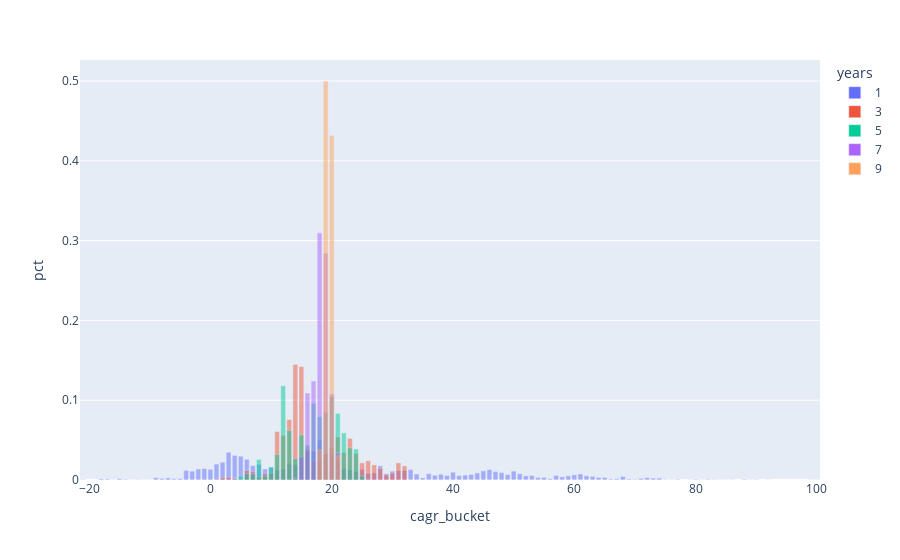

The notebook cell saved with this chart:
### Code cell
df_x['years'] = df_x['years'].astype(str)
px.bar(df_x, x='cagr_bucket', y='pct', color='years', barmode='overlay')

### Figure 1 — Plotly figure (JSON) as saved in the notebook; plotly's stock layout.template omitted (floating-point values rounded to 4 significant figures)
{"data": [{"alignmentgroup": "True", "hovertemplate": "years=1<br>cagr_bucket=%{x}<br>pct=%{y}<extra></extra>", "legendgroup": "1", "marker": {"color": "#636efa", "opacity": 0.5, "pattern": {"shape": ""}}, "name": "1", "offsetgroup": "1", "orientation": "v", "showlegend": true, "textposition": "auto", "type": "bar", "x": [-21, -18, -17, -16, -15, -14, -13, -12, -11, -10, -9, -8, -7, -6, -5, -4, -3, -2, -1, 0, 1, 2, 3, 4, 5, 6, 7, 8, 9, 10, 11, 12, 13, 14, 15, 16, 17, 18, 19, 20, 21, 22, 23, 24, 25, 26, 27, 28, 29, 30, 31, 32, 33, 34, 35, 36, 37, 38, 39, 40, 41, 42, 43, 44, 45, 46, 47, 48, 49, 50, 51, 52, 53, 54, 55, 56, 57, 58, 59, 60, 61, 62, 63, 64, 65, 66, 67, 68, 69, 70, 71, 72, 73, 74, 75, 76, 77, 79, 80, 81, 82, 83, 84, 85, 86, 88, 89, 90, 92, 99, 100], "xaxis": "x", "y": [0.0006553, 0.001311, 0.001311, 0.0003277, 0.001638, 0.000983, 0.0003277, 0.0006553, 0.0003277, 0.0003277, 0.002949, 0.001966, 0.002621, 0.001638, 0.001966, 0.01212, 0.01114, 0.01376, 0.01442, 0.01343, 0.01999, 0.02228, 0.03473, 0.0308, 0.02982, 0.02588, 0.01802, 0.01966, 0.01376, 0.01606, 0.01245, 0.01343, 0.01999, 0.019, 0.03047, 0.03604, 0.03604, 0.0498, 0.03211, 0.03277, 0.02556, 0.01409, 0.01278, 0.01048, 0.01343, 0.007864, 0.008847, 0.01769, 0.007864, 0.01114, 0.0118, 0.0118, 0.01311, 0.007536, 0.002621, 0.007864, 0.005898, 0.007208, 0.00557, 0.00983, 0.00557, 0.006225, 0.006881, 0.008847, 0.01147, 0.01311, 0.01048, 0.009174, 0.006881, 0.01114, 0.007864, 0.005242, 0.00557, 0.003277, 0.003277, 0.001638, 0.00557, 0.003932, 0.005242, 0.006553, 0.007536, 0.005242, 0.004587, 0.003277, 0.003277, 0.001311, 0.001638, 0.00426, 0.001311, 0.000983, 0.001966, 0.002949, 0.002294, 0.002294, 0.0006553, 0.0003277, 0.000983, 0.0003277, 0.000983, 0.0003277, 0.000983, 0.0006553, 0.0003277, 0.0003277, 0.0003277, 0.000983, 0.0003277, 0.0006553, 0.0003277, 0.0003277, 0.0003277], "yaxis": "y"}, {"alignmentgroup": "True", "hovertemplate": "years=3<br>cagr_bucket=%{x}<br>pct=%{y}<extra></extra>", "legendgroup": "3", "marker": {"color": "#EF553B", "opacity": 0.5, "pattern": {"shape": ""}}, "name": "3", "offsetgroup": "3", "orientation": "v", "showlegend": true, "textposition": "auto", "type": "bar", "x": [1, 2, 3, 4, 5, 6, 7, 8, 9, 10, 11, 12, 13, 14, 15, 16, 17, 18, 19, 20, 21, 22, 23, 24, 25, 26, 27, 28, 29, 30, 31, 32], "xaxis": "x", "y": [0.0008613, 0.002584, 0.003445, 0.002153, 0.0008613, 0.01206, 0.01034, 0.003445, 0.008183, 0.008183, 0.06072, 0.05599, 0.0758, 0.1447, 0.1421, 0.03833, 0.02369, 0.02541, 0.03316, 0.04091, 0.05383, 0.03445, 0.05211, 0.03316, 0.02153, 0.02412, 0.01895, 0.01464, 0.00646, 0.008613, 0.02153, 0.01766], "yaxis": "y"}, {"alignmentgroup": "True", "hovertemplate": "years=5<br>cagr_bucket=%{x}<br>pct=%{y}<extra></extra>", "legendgroup": "5", "marker": {"color": "#00cc96", "opacity": 0.5, "pattern": {"shape": ""}}, "name": "5", "offsetgroup": "5", "orientation": "v", "showlegend": true, "textposition": "auto", "type": "bar", "x": [4, 5, 6, 7, 8, 9, 10, 11, 12, 13, 14, 15, 16, 17, 18, 19, 20, 21, 22, 23, 24, 25], "xaxis": "x", "y": [0.001256, 0.005025, 0.008166, 0.007538, 0.02575, 0.005025, 0.01633, 0.03204, 0.1181, 0.06219, 0.02701, 0.05653, 0.04397, 0.09611, 0.07915, 0.0848, 0.1043, 0.08354, 0.05905, 0.0402, 0.03894, 0.005025], "yaxis": "y"}, {"alignmentgroup": "True", "hovertemplate": "years=7<br>cagr_bucket=%{x}<br>pct=%{y}<extra></extra>", "legendgroup": "7", "marker": {"color": "#ab63fa", "opacity": 0.5, "pattern": {"shape": ""}}, "name": "7", "offsetgroup": "7", "orientation": "v", "showlegend": true, "textposition": "auto", "type": "bar", "x": [14, 15, 16, 17, 18, 19, 20, 21], "xaxis": "x", "y": [0.00232, 0.029, 0.109, 0.1241, 0.3097, 0.2842, 0.1079, 0.03364], "yaxis": "y"}, {"alignmentgroup": "True", "hovertemplate": "years=9<br>cagr_bucket=%{x}<br>pct=%{y}<extra></extra>", "legendgroup": "9", "marker": {"color": "#FFA15A", "opacity": 0.5, "pattern": {"shape": ""}}, "name": "9", "offsetgroup": "9", "orientation": "v", "showlegend": true, "textposition": "auto", "type": "bar", "x": [18, 19, 20, 21], "xaxis": "x", "y": [0.03788, 0.5, 0.4318, 0.0303], "yaxis": "y"}], "layout": {"barmode": "overlay", "legend": {"title": {"text": "years"}, "tracegroupgap": 0}, "margin": {"t": 60}, "xaxis": {"anchor": "y", "domain": [0, 1], "title": {"text": "cagr_bucket"}}, "yaxis": {"anchor": "x", "domain": [0, 1], "title": {"text": "pct"}}}}
